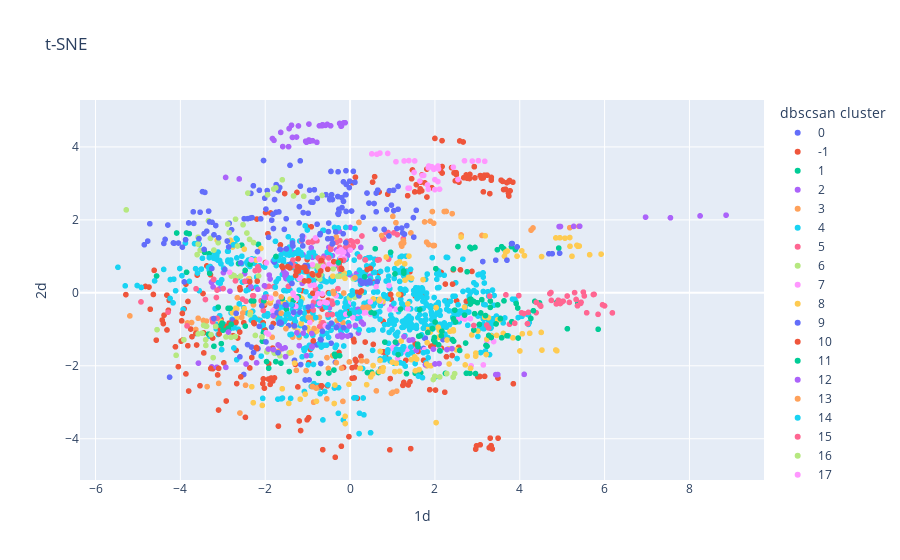

Here is the notebook cell this chart was saved with:
### Markdown cell above
### DBSCAN & PCA

### Code cell
db_cluster = DBSCAN(eps = 3, min_samples=5).fit_predict(X_PCA)
df["dbscsan cluster"] = db_cluster.astype("str")


fig = px.scatter(df, x="1d", y="2d", color="dbscsan cluster", title = "t-SNE")
# fig.update_layout(
#     title = "PCA",
#     paper_bgcolor="LightSteelBlue"
# )
fig.show()

# py.plot(fig, filename = "t-sne and kmeans.html")

### Figure 1 — Plotly figure (JSON) as saved in the notebook; plotly's stock layout.template omitted (floating-point values rounded to 4 significant figures; data arrays with more than 128 entries replaced by an {"elided": "..."} marker saying what was removed)
{"data": [{"hovertemplate": "dbscsan cluster=0<br>1d=%{x}<br>2d=%{y}<extra></extra>", "legendgroup": "0", "marker": {"color": "#636efa", "symbol": "circle"}, "mode": "markers", "name": "0", "showlegend": true, "type": "scattergl", "x": [-2.323, -2.171, -0.7821, -0.887, -1.163, -0.6888, -0.3458, 1.597, 1.613, 1.732, 1.462, 1.757, 1.773, 2.189, 1.106, -2.506, -0.9647, -1.059, -4.255], "xaxis": "x", "y": [-1.486, -1.527, -1.428, -1.416, -1.966, -1.937, -1.902, -1.506, -1.506, -1.524, -1.519, -1.242, -1.241, -1.281, -1.381, -2.239, -2.386, -2.389, -2.311], "yaxis": "y"}, {"hovertemplate": "dbscsan cluster=-1<br>1d=%{x}<br>2d=%{y}<extra></extra>", "legendgroup": "-1", "marker": {"color": "#EF553B", "symbol": "circle"}, "mode": "markers", "name": "-1", "showlegend": true, "type": "scattergl", "x": {"elided": "145 float values"}, "xaxis": "x", "y": {"elided": "145 float values"}, "yaxis": "y"}, {"hovertemplate": "dbscsan cluster=1<br>1d=%{x}<br>2d=%{y}<extra></extra>", "legendgroup": "1", "marker": {"color": "#00cc96", "symbol": "circle"}, "mode": "markers", "name": "1", "showlegend": true, "type": "scattergl", "x": [-2.161, -2.555, -2.161, -3.855, -4.088, -3.791, -3.43, -3.323, -4.561], "xaxis": "x", "y": [1.328, 1.308, 1.328, 1.641, 1.64, 1.619, 1.111, 1.069, 0.4614], "yaxis": "y"}, {"hovertemplate": "dbscsan cluster=2<br>1d=%{x}<br>2d=%{y}<extra></extra>", "legendgroup": "2", "marker": {"color": "#ab63fa", "symbol": "circle"}, "mode": "markers", "name": "2", "showlegend": true, "type": "scattergl", "x": [-3.23, -2.831, -1.635, -1.686, -0.7269, -0.4874, -0.4942, 0.9829, -0.02229, 0.7703, -0.444, -0.6754, -0.6737, -0.2288, 0.351, 0.1516, 0.4749, -0.002133, 0.0728, 0.2092, 0.2407, -0.2375, -0.05683, -0.4156, -0.1412, -0.9166, -0.6142, -0.4999, -0.2488, -0.9504, -0.8854, -1.11, -0.8912, -1.51, -1.886, -0.7216, 0.2539, -0.04738, 0.05725, -1.514, -1.593, -1.398, -0.8674, -0.2553, 0.005878, -0.3112, -0.346, -0.1404, -0.284, -0.32, -0.09316, -1.22, -1.809, -1.33], "xaxis": "x", "y": [0.1616, 0.04484, -0.2703, -0.2591, -0.3525, -0.4124, -0.3833, -0.3637, -0.3217, -0.2876, 0.4071, 0.4283, 0.3361, 0.5056, 0.5201, 0.5284, 0.4589, 0.4978, 0.4278, 0.4174, 0.4185, 0.9295, 1.023, 1.018, 0.9399, 1.234, 1.005, 1.246, 1.237, 1.056, 0.9729, 1.044, 0.9857, 0.3914, 0.3794, 0.9187, 1.245, 1.163, 1.244, 1.141, 1.162, 1.174, 1.405, 1.689, 1.792, 1.678, 1.759, 1.189, 1.177, 1.178, 1.191, 1.163, 0.8748, 1.094], "yaxis": "y"}, {"hovertemplate": "dbscsan cluster=3<br>1d=%{x}<br>2d=%{y}<extra></extra>", "legendgroup": "3", "marker": {"color": "#FFA15A", "symbol": "circle"}, "mode": "markers", "name": "3", "showlegend": true, "type": "scattergl", "x": [-1.076, -1.458, -1.362, -2.0, -1.882, -1.553, -2.276, -3.457, -3.581, -3.833, -3.737, -3.385, -3.636, -5.191, -0.9068, -0.7231, -0.5265, -0.1656, -0.6783, -0.3053, -0.9036, -1.835, -1.352, -1.2, -2.164, -1.947, -1.78], "xaxis": "x", "y": [-0.6919, -0.6911, -0.6807, -0.2782, -0.2801, -0.2697, -0.3302, -0.7578, -0.6966, -0.825, -0.8146, -0.7749, -1.005, -0.6321, -0.6648, -0.6735, -0.8845, -0.8206, -0.8223, -0.7599, -0.7352, -1.217, -1.213, -1.223, -0.7293, -0.637, -0.6463], "yaxis": "y"}, {"hovertemplate": "dbscsan cluster=4<br>1d=%{x}<br>2d=%{y}<extra></extra>", "legendgroup": "4", "marker": {"color": "#19d3f3", "symbol": "circle"}, "mode": "markers", "name": "4", "showlegend": true, "type": "scattergl", "x": {"elided": "595 float values"}, "xaxis": "x", "y": {"elided": "595 float values"}, "yaxis": "y"}, {"hovertemplate": "dbscsan cluster=5<br>1d=%{x}<br>2d=%{y}<extra></extra>", "legendgroup": "5", "marker": {"color": "#FF6692", "symbol": "circle"}, "mode": "markers", "name": "5", "showlegend": true, "type": "scattergl", "x": [-0.4306, -0.86, -0.6791, -0.4116, -2.893, -2.926, -2.816, -0.637, -0.7173, -0.6525, -0.4185, -0.5288, -0.8648, -3.236, -3.049, -1.8, -1.916, -1.455, -1.981, -1.792, -1.739, -2.045, -2.013, -1.951, -3.843, -2.453, -2.097], "xaxis": "x", "y": [-0.2271, -0.2587, -0.2585, -0.3077, -0.969, -0.9773, -0.8433, -0.8197, -0.9223, -0.913, -0.5948, -0.5985, -0.4724, -0.7943, -0.8541, 0.1669, 0.1761, 0.1779, 0.1667, -0.4708, -0.3893, -0.4821, -0.1331, -0.1147, -0.906, -0.2308, -0.2175], "yaxis": "y"}, {"hovertemplate": "dbscsan cluster=6<br>1d=%{x}<br>2d=%{y}<extra></extra>", "legendgroup": "6", "marker": {"color": "#B6E880", "symbol": "circle"}, "mode": "markers", "name": "6", "showlegend": true, "type": "scattergl", "x": [0.2507, -0.01587, 0.1137, -0.5515, -0.3977, -0.7824], "xaxis": "x", "y": [-0.02177, -0.1397, -0.121, 0.7279, 0.6605, 0.7351], "yaxis": "y"}, {"hovertemplate": "dbscsan cluster=7<br>1d=%{x}<br>2d=%{y}<extra></extra>", "legendgroup": "7", "marker": {"color": "#FF97FF", "symbol": "circle"}, "mode": "markers", "name": "7", "showlegend": true, "type": "scattergl", "x": [0.3286, 0.3131, 0.1781, 0.3618, 0.4767, 0.06335, -0.09896, -0.5825, -1.818, -1.485, -1.79, -1.373, -0.5429, -0.7179, -0.5987, 1.358, 0.9328, 1.367, 1.088], "xaxis": "x", "y": [-0.5506, -0.5305, -0.5643, -0.5423, -0.5845, -0.6776, -0.5883, -0.9032, -0.4919, -0.4396, -0.5302, -0.5965, -0.2731, -0.2862, -0.2529, -0.4349, -0.4558, -0.4361, -0.454], "yaxis": "y"}, {"hovertemplate": "dbscsan cluster=8<br>1d=%{x}<br>2d=%{y}<extra></extra>", "legendgroup": "8", "marker": {"color": "#FECB52", "symbol": "circle"}, "mode": "markers", "name": "8", "showlegend": true, "type": "scattergl", "x": [-2.672, -3.054, -2.695, -2.669, -2.774, -2.347, -2.495, -1.132, -1.569, -1.15, -1.315, -0.9464, -0.7871, -1.232, -0.4068, -0.137, -0.2372, -0.9961, -1.187, -1.414, -1.144, -1.865, 0.5466, 0.6949, 0.7754], "xaxis": "x", "y": [-0.6926, -0.7846, -0.4226, -0.4395, -0.5421, -0.5375, -0.4358, -0.1682, -0.2611, -0.8409, -0.9334, -1.062, -1.049, -1.051, 0.4572, 0.5382, 0.4551, -0.9595, -0.111, -0.1704, -0.1513, -0.2052, -0.1673, -0.2191, -0.24], "yaxis": "y"}, {"hovertemplate": "dbscsan cluster=9<br>1d=%{x}<br>2d=%{y}<extra></extra>", "legendgroup": "9", "marker": {"color": "#636efa", "symbol": "circle"}, "mode": "markers", "name": "9", "showlegend": true, "type": "scattergl", "x": [0.007706, -0.5184, -0.1511, -1.07, -2.77, -0.6509, -0.6974, -0.6847], "xaxis": "x", "y": [-1.165, -0.9374, -0.955, -0.9625, -0.7476, -1.055, -1.275, -1.286], "yaxis": "y"}, {"hovertemplate": "dbscsan cluster=10<br>1d=%{x}<br>2d=%{y}<extra></extra>", "legendgroup": "10", "marker": {"color": "#EF553B", "symbol": "circle"}, "mode": "markers", "name": "10", "showlegend": true, "type": "scattergl", "x": [-2.506, -2.273, -2.689, -2.85, -2.6, -2.025, -2.05, -3.019, -2.258, -2.007, -2.647, -4.048, -3.122, -3.454, -3.633, -4.117, -3.617, -3.824, -3.97, -4.428, -3.054, -2.954, -3.24, -3.94, -4.568, -3.953, -4.401, -4.316, -3.982, -3.726, -3.447, -3.087, -2.756], "xaxis": "x", "y": [-0.8192, -0.8192, -0.8104, -0.8302, -1.075, -1.071, -0.8207, -0.8443, -0.8421, -1.017, -1.238, -2.024, -2.251, -1.096, -1.108, -1.479, -1.429, -1.449, -0.7671, -0.7449, -1.002, -0.9192, -1.24, -1.291, -1.297, -0.5635, -0.8431, -1.018, -1.324, -1.201, -1.647, -1.127, -1.174], "yaxis": "y"}, {"hovertemplate": "dbscsan cluster=11<br>1d=%{x}<br>2d=%{y}<extra></extra>", "legendgroup": "11", "marker": {"color": "#00cc96", "symbol": "circle"}, "mode": "markers", "name": "11", "showlegend": true, "type": "scattergl", "x": [-2.995, -2.872, -2.066, -2.041, 0.5663, 1.188, 0.4947, -0.01106, -2.27, -2.037, -2.326, -2.828, -3.108, -2.875, -3.036, -3.209, -3.047, -2.47, -3.338, -3.017, -3.017, -2.8, -1.222, -1.5, -1.341, -1.596], "xaxis": "x", "y": [-1.022, -0.974, -1.326, -1.094, -0.557, -0.4426, -0.5373, -0.568, -0.2221, -0.2221, -0.2225, -0.4219, -0.3927, -0.4235, -1.393, -1.463, -0.8911, -0.9109, -1.131, -0.8295, -0.8603, -0.8608, -0.1031, -0.452, -0.2153, -0.156], "yaxis": "y"}, {"hovertemplate": "dbscsan cluster=12<br>1d=%{x}<br>2d=%{y}<extra></extra>", "legendgroup": "12", "marker": {"color": "#ab63fa", "symbol": "circle"}, "mode": "markers", "name": "12", "showlegend": true, "type": "scattergl", "x": [-0.8929, -0.8988, -1.198, 0.3136, -0.0208, 0.2648, -0.1614, -0.2172, -0.2892, -0.05649, -3.14, -3.261, -1.102, -1.254, -0.9023, -2.928, -3.574, -2.204, -2.452], "xaxis": "x", "y": [-1.482, -1.469, -1.448, -0.8538, -0.9102, -0.7978, -1.175, -1.154, -1.186, -1.186, -2.04, -2.029, -1.104, -1.095, -1.113, -2.043, -1.927, -1.919, -1.95], "yaxis": "y"}, {"hovertemplate": "dbscsan cluster=13<br>1d=%{x}<br>2d=%{y}<extra></extra>", "legendgroup": "13", "marker": {"color": "#FFA15A", "symbol": "circle"}, "mode": "markers", "name": "13", "showlegend": true, "type": "scattergl", "x": [-0.1997, -0.5129, 0.3923, 0.2717, -0.01713, -0.3245, -0.408, -0.5446, 0.7386, -0.7782, -1.743, -1.677, -1.036, -1.267], "xaxis": "x", "y": [-2.062, -2.072, -1.873, -1.862, -1.894, -1.916, -1.721, -1.776, -2.074, -2.606, -1.613, -1.597, -2.132, -2.125], "yaxis": "y"}, {"hovertemplate": "dbscsan cluster=14<br>1d=%{x}<br>2d=%{y}<extra></extra>", "legendgroup": "14", "marker": {"color": "#19d3f3", "symbol": "circle"}, "mode": "markers", "name": "14", "showlegend": true, "type": "scattergl", "x": [-2.401, -1.762, -2.212, -0.937, -0.839, -1.66, -1.41, -1.029, -1.122], "xaxis": "x", "y": [0.08427, 0.155, 0.1554, -0.08301, -0.09613, -0.6261, -0.6912, -0.7484, -0.7132], "yaxis": "y"}, {"hovertemplate": "dbscsan cluster=15<br>1d=%{x}<br>2d=%{y}<extra></extra>", "legendgroup": "15", "marker": {"color": "#FF6692", "symbol": "circle"}, "mode": "markers", "name": "15", "showlegend": true, "type": "scattergl", "x": [3.223, 4.182, 3.759, 3.265, 4.385, 4.201, 4.098, 4.042], "xaxis": "x", "y": [-0.8839, -0.8457, -0.8593, -0.9622, -0.5436, -0.5348, -0.5676, -0.5473], "yaxis": "y"}, {"hovertemplate": "dbscsan cluster=16<br>1d=%{x}<br>2d=%{y}<extra></extra>", "legendgroup": "16", "marker": {"color": "#B6E880", "symbol": "circle"}, "mode": "markers", "name": "16", "showlegend": true, "type": "scattergl", "x": [-4.55, -3.453, -3.168, -3.384, -3.399, -2.36, -3.228, -1.79, -1.436, -3.405, -3.917, -3.399, -2.925, -2.804, -1.432, -1.655, -1.777, -4.1, -3.582, -3.489, -3.278, -1.962, -1.95, -1.813, -2.233, -2.707, -2.077], "xaxis": "x", "y": [-1.01, -0.8904, -0.9213, -0.9158, -0.9163, -0.6034, -1.777, -1.645, -1.656, -1.285, -1.287, -1.442, -1.208, -1.219, -1.647, -1.727, -1.658, -1.711, -1.126, -1.105, -1.146, -1.621, -1.57, -1.58, -1.167, -1.197, -1.209], "yaxis": "y"}, {"hovertemplate": "dbscsan cluster=17<br>1d=%{x}<br>2d=%{y}<extra></extra>", "legendgroup": "17", "marker": {"color": "#FF97FF", "symbol": "circle"}, "mode": "markers", "name": "17", "showlegend": true, "type": "scattergl", "x": [2.854, 3.142, 2.104, 1.755, 1.12, 1.443, 1.399, 1.525, 1.359, 1.235, 1.34, 1.017, 0.9925, 3.225, 2.401, 3.384, 2.533, 2.836, 2.708, 2.638], "xaxis": "x", "y": [-2.001, -1.977, -1.541, -1.56, -1.804, -1.591, -1.519, -1.578, -1.561, -1.628, -1.639, -1.496, -1.526, -1.347, -1.286, -1.334, -0.7322, -0.7077, -0.7191, -0.6921], "yaxis": "y"}, {"hovertemplate": "dbscsan cluster=18<br>1d=%{x}<br>2d=%{y}<extra></extra>", "legendgroup": "18", "marker": {"color": "#FECB52", "symbol": "circle"}, "mode": "markers", "name": "18", "showlegend": true, "type": "scattergl", "x": [-2.771, -2.101, -2.495, -2.821, -3.132, -2.791, -2.689, -2.385, -1.763, -2.212], "xaxis": "x", "y": [1.255, 1.217, 1.197, 1.441, 1.438, 1.376, 0.4083, 0.3887, 0.8976, 0.898], "yaxis": "y"}, {"hovertemplate": "dbscsan cluster=19<br>1d=%{x}<br>2d=%{y}<extra></extra>", "legendgroup": "19", "marker": {"color": "#636efa", "symbol": "circle"}, "mode": "markers", "name": "19", "showlegend": true, "type": "scattergl", "x": [-2.416, -1.699, -1.31, -0.4474, -2.275, -2.597], "xaxis": "x", "y": [-1.418, -1.641, -1.851, -1.381, -1.636, -1.754], "yaxis": "y"}, {"hovertemplate": "dbscsan cluster=20<br>1d=%{x}<br>2d=%{y}<extra></extra>", "legendgroup": "20", "marker": {"color": "#EF553B", "symbol": "circle"}, "mode": "markers", "name": "20", "showlegend": true, "type": "scattergl", "x": [-3.097, -3.284, -1.923, -2.576, -1.781, -1.86, -3.869, -2.044, -0.6683, -0.8766, -0.6841, -2.057, -1.883, -1.82, 1.412, 1.246, 1.267, 1.374], "xaxis": "x", "y": [-2.07, -2.073, -2.364, -2.305, -2.333, -2.335, -2.222, -2.358, -2.549, -2.571, -2.55, -2.487, -2.509, -2.415, -2.437, -2.537, -2.456, -2.525], "yaxis": "y"}, {"hovertemplate": "dbscsan cluster=21<br>1d=%{x}<br>2d=%{y}<extra></extra>", "legendgroup": "21", "marker": {"color": "#00cc96", "symbol": "circle"}, "mode": "markers", "name": "21", "showlegend": true, "type": "scattergl", "x": [-1.968, -1.629, -1.752, -0.7438, -0.4981, -1.919, -0.2464, -0.3444, -0.3662, -1.434, -0.3801, 0.4092, 0.6689, 0.5055, 1.664, 1.33, 1.537, 2.741, 2.825, 2.956, 2.249], "xaxis": "x", "y": [-1.885, -1.926, -1.885, -2.207, -2.197, -2.067, -1.722, -1.739, -1.68, -2.158, -2.116, -2.186, -2.183, -2.176, -2.192, -2.217, -2.203, -2.205, -2.204, -2.213, -2.208], "yaxis": "y"}, {"hovertemplate": "dbscsan cluster=22<br>1d=%{x}<br>2d=%{y}<extra></extra>", "legendgroup": "22", "marker": {"color": "#ab63fa", "symbol": "circle"}, "mode": "markers", "name": "22", "showlegend": true, "type": "scattergl", "x": [-1.506, -1.905, -1.565, -2.017, -2.337, -2.419, -2.487, -0.8643, -1.536, -1.129, -0.6963, -2.984, -3.08, -3.229, -3.266, -2.02, -2.174, -2.868, -1.814, 0.1856, 0.1973, -0.2808, 0.1252, -0.8961], "xaxis": "x", "y": [0.5216, 0.4867, 0.5922, 0.1948, 0.1625, 0.3174, 0.5226, 0.487, 0.4728, 0.2617, 0.4777, 0.5535, 0.1081, 0.3375, 0.2878, -0.127, 0.09644, -1.074, -0.6242, -0.4518, -1.1, -0.8998, -0.8939, -0.3613], "yaxis": "y"}, {"hovertemplate": "dbscsan cluster=23<br>1d=%{x}<br>2d=%{y}<extra></extra>", "legendgroup": "23", "marker": {"color": "#FFA15A", "symbol": "circle"}, "mode": "markers", "name": "23", "showlegend": true, "type": "scattergl", "x": [-2.658], "xaxis": "x", "y": [-0.1339], "yaxis": "y"}, {"hovertemplate": "dbscsan cluster=24<br>1d=%{x}<br>2d=%{y}<extra></extra>", "legendgroup": "24", "marker": {"color": "#19d3f3", "symbol": "circle"}, "mode": "markers", "name": "24", "showlegend": true, "type": "scattergl", "x": [1.819, 1.365, 1.051, 0.8828, 1.433, 1.093, 1.265, 1.249, -0.616, -0.3203, -0.5529, 1.187, 1.302, 1.09, 1.464, 1.728, 1.448, 1.193, 1.79, 1.254, 1.534, 1.039, -0.8627, -0.9905, 0.8917, 1.172, 1.236, 0.5313, 0.4448, 0.2139, 0.5411, 0.7721, 0.9268, 0.9459, 0.7832, 0.7116, -1.13, 2.01, 1.611, 1.707], "xaxis": "x", "y": [-1.62, -1.692, -1.645, -1.635, -1.486, -1.54, -1.477, -1.477, -1.437, -1.435, -1.435, -1.919, -2.009, -1.929, -1.642, -1.641, -1.642, -1.665, -1.916, -1.941, -1.939, -1.933, -1.963, -1.975, -1.565, -1.563, -1.554, -1.577, -1.022, -1.014, -1.011, -1.018, -1.819, -1.868, -1.831, -1.811, -1.754, -2.301, -2.284, -2.325], "yaxis": "y"}, {"hovertemplate": "dbscsan cluster=25<br>1d=%{x}<br>2d=%{y}<extra></extra>", "legendgroup": "25", "marker": {"color": "#FF6692", "symbol": "circle"}, "mode": "markers", "name": "25", "showlegend": true, "type": "scattergl", "x": [-3.248, -3.134, -2.293, -2.277, -4.291, -3.151, -3.409, -2.536, -4.928], "xaxis": "x", "y": [-0.7156, -0.6974, -0.0808, -0.08027, -0.5312, -0.1274, -0.1834, -0.1702, -0.2486], "yaxis": "y"}, {"hovertemplate": "dbscsan cluster=26<br>1d=%{x}<br>2d=%{y}<extra></extra>", "legendgroup": "26", "marker": {"color": "#B6E880", "symbol": "circle"}, "mode": "markers", "name": "26", "showlegend": true, "type": "scattergl", "x": [1.962, 2.429, 2.114, 2.464, 1.995, 2.279], "xaxis": "x", "y": [-2.375, -2.31, -2.306, -2.215, -2.287, -2.213], "yaxis": "y"}, {"hovertemplate": "dbscsan cluster=27<br>1d=%{x}<br>2d=%{y}<extra></extra>", "legendgroup": "27", "marker": {"color": "#FF97FF", "symbol": "circle"}, "mode": "markers", "name": "27", "showlegend": true, "type": "scattergl", "x": [-0.8225, -0.6559, -1.262, -1.28, -1.974, -1.923, -0.9495], "xaxis": "x", "y": [-0.1284, -0.02866, -0.1425, -0.3728, -1.095, -1.132, -0.8114], "yaxis": "y"}, {"hovertemplate": "dbscsan cluster=28<br>1d=%{x}<br>2d=%{y}<extra></extra>", "legendgroup": "28", "marker": {"color": "#FECB52", "symbol": "circle"}, "mode": "markers", "name": "28", "showlegend": true, "type": "scattergl", "x": [1.809, 1.903, 2.87, 2.084, 2.151, 0.7108, 2.32, 2.966, 2.508, 2.761, 2.962, 3.209, 3.527, 3.48, 3.172, 3.262, 4.235, 3.612, 4.506, 4.06, 1.816, 2.285, 1.206, 4.523, 4.875, 4.003, 4.85, 2.116, 1.887, 1.828, 2.431, 2.077, 2.102, 3.224, 3.454, 3.326, 3.84, 3.01, 2.436, 2.355], "xaxis": "x", "y": [-2.003, -2.0, -1.155, -1.215, -1.14, -1.605, -1.535, -1.651, -1.564, -1.735, -1.736, -1.691, -0.736, -0.7376, -0.6676, -0.6796, -1.108, -1.114, -1.085, -1.121, -1.366, -1.293, -1.32, -1.57, -1.588, -1.594, -1.566, -1.028, -1.078, -1.008, -1.011, -0.9427, -1.022, -1.268, -1.167, -1.178, -1.234, -1.048, -1.044, -1.054], "yaxis": "y"}, {"hovertemplate": "dbscsan cluster=29<br>1d=%{x}<br>2d=%{y}<extra></extra>", "legendgroup": "29", "marker": {"color": "#636efa", "symbol": "circle"}, "mode": "markers", "name": "29", "showlegend": true, "type": "scattergl", "x": [-3.91, -1.786, -1.369, 0.3611, 0.6383, 0.3594, 0.2101, 0.4576, 0.2407, 0.4759, 0.3656, 0.2851], "xaxis": "x", "y": [0.2999, 0.842, 0.257, 0.2952, 0.3058, 0.2879, -0.08341, 0.3263, 0.3268, 0.2719, 0.2682, 0.2584], "yaxis": "y"}, {"hovertemplate": "dbscsan cluster=30<br>1d=%{x}<br>2d=%{y}<extra></extra>", "legendgroup": "30", "marker": {"color": "#EF553B", "symbol": "circle"}, "mode": "markers", "name": "30", "showlegend": true, "type": "scattergl", "x": [0.2674, 0.9564, 1.197, -0.8792, 0.232, 2.874, 2.601, 2.432, 2.247, 2.416], "xaxis": "x", "y": [0.05177, -0.04253, -0.05502, -0.01108, 0.01727, 0.5873, 0.6295, 0.6316, 0.2411, 0.239], "yaxis": "y"}, {"hovertemplate": "dbscsan cluster=31<br>1d=%{x}<br>2d=%{y}<extra></extra>", "legendgroup": "31", "marker": {"color": "#00cc96", "symbol": "circle"}, "mode": "markers", "name": "31", "showlegend": true, "type": "scattergl", "x": [-3.31, -2.629, -2.356, -3.854, -2.474], "xaxis": "x", "y": [0.5348, 0.8028, 0.7821, 0.5644, 0.6156], "yaxis": "y"}, {"hovertemplate": "dbscsan cluster=32<br>1d=%{x}<br>2d=%{y}<extra></extra>", "legendgroup": "32", "marker": {"color": "#ab63fa", "symbol": "circle"}, "mode": "markers", "name": "32", "showlegend": true, "type": "scattergl", "x": [-1.696, -1.671, -1.532, -0.1917, 1.271, 1.474, 1.393, -1.52, -1.025, -1.806, -1.925, -1.596, 2.098, 2.001, 1.777, 4.105, 3.482, 3.434, 2.284, 1.563, 1.962, 2.402], "xaxis": "x", "y": [-1.426, -1.447, -1.508, -1.21, -1.199, -1.289, -1.299, -1.749, -1.724, -1.558, -1.54, -1.53, -1.94, -1.95, -1.972, -2.234, -2.24, -2.241, -1.555, -1.578, -1.543, -1.529], "yaxis": "y"}, {"hovertemplate": "dbscsan cluster=33<br>1d=%{x}<br>2d=%{y}<extra></extra>", "legendgroup": "33", "marker": {"color": "#FFA15A", "symbol": "circle"}, "mode": "markers", "name": "33", "showlegend": true, "type": "scattergl", "x": [-3.097, -2.596, -0.7993, -0.8884, -0.8579, -0.8579, -0.548, -0.1685, -3.369, -2.464, 1.005, 0.6203, 1.1, 0.9751], "xaxis": "x", "y": [-2.482, -3.294, -2.612, -2.569, -2.997, -2.997, -2.906, -2.975, -2.57, -2.532, -2.728, -2.687, -2.694, -2.756], "yaxis": "y"}, {"hovertemplate": "dbscsan cluster=34<br>1d=%{x}<br>2d=%{y}<extra></extra>", "legendgroup": "34", "marker": {"color": "#19d3f3", "symbol": "circle"}, "mode": "markers", "name": "34", "showlegend": true, "type": "scattergl", "x": [-1.666, -1.569, -1.784, -1.101, -1.055, -1.246, -1.214, -1.14, -1.196, -1.355, -1.436, -0.8607, -0.6438, -0.7655, -1.255, -0.8667, -0.5062, -0.5394, -1.46, -1.514, 0.5119, 0.5468, 0.7165, -2.048, 1.565, 1.727, 1.405, 1.948], "xaxis": "x", "y": [0.8997, 0.9101, 0.9178, 0.5852, 0.5795, 0.5659, 0.5523, 1.037, 1.058, 1.045, 1.035, 0.3372, 0.3367, 0.4713, 1.077, 1.11, 1.121, 1.113, -0.5745, -0.5984, -0.3165, -0.3511, -0.3531, -0.8853, -0.9744, -0.9709, -1.01, -0.9914], "yaxis": "y"}, {"hovertemplate": "dbscsan cluster=37<br>1d=%{x}<br>2d=%{y}<extra></extra>", "legendgroup": "37", "marker": {"color": "#FF6692", "symbol": "circle"}, "mode": "markers", "name": "37", "showlegend": true, "type": "scattergl", "x": [-0.8143, -0.2859, 0.01717, 0.06004, 0.1721, -0.2412, -0.07741, -0.3172, -0.4505, -0.4561, -0.2452, -0.7812, -0.8892, -0.4178, 0.07773, -0.03706, -0.09733, -1.143, -0.9809, -0.8688, 1.255, 0.28, 0.7955, 0.7729, -0.6935, -0.6448, -2.237, -2.154, 0.8959, 1.114, 1.032, 0.8486], "xaxis": "x", "y": [0.1134, 0.1156, 1.426, 1.396, 1.407, 1.431, 1.411, 1.389, 1.269, 1.189, 1.248, 1.426, 1.395, 1.336, 1.277, 1.276, 1.264, 1.431, 1.385, 1.426, 1.485, 1.559, 1.472, 1.5, 0.8528, 0.8102, 0.61, 0.6243, 1.654, 1.596, 1.644, 1.652], "yaxis": "y"}, {"hovertemplate": "dbscsan cluster=35<br>1d=%{x}<br>2d=%{y}<extra></extra>", "legendgroup": "35", "marker": {"color": "#B6E880", "symbol": "circle"}, "mode": "markers", "name": "35", "showlegend": true, "type": "scattergl", "x": [-0.1488, -0.2924, 0.07823, -2.699, -2.158, -0.6615, -0.7387, -0.8784, -2.733, -2.58, -2.797, -2.773, -0.6914, -0.7809, -0.7134, -1.18], "xaxis": "x", "y": [0.4649, 0.4529, 0.385, 0.4166, 0.4629, 0.7393, 0.6791, 0.7398, 0.4703, 0.4605, 0.461, 0.4911, 0.5006, 0.4611, 0.3779, 0.3706], "yaxis": "y"}, {"hovertemplate": "dbscsan cluster=36<br>1d=%{x}<br>2d=%{y}<extra></extra>", "legendgroup": "36", "marker": {"color": "#FF97FF", "symbol": "circle"}, "mode": "markers", "name": "36", "showlegend": true, "type": "scattergl", "x": [-2.328, -2.138, -0.2138, -0.1579, -0.1264, -0.336, -0.4953, -0.4791, -1.095, -0.8149, -0.399, -0.8872, -0.6284, -0.2114, -0.236, 0.003811, -0.1495, -0.1968, -0.2859], "xaxis": "x", "y": [0.9042, 0.9178, 0.9633, 0.9431, 0.9441, 0.794, 0.7815, 1.486, 1.534, 1.505, 0.7984, 0.7754, 0.7173, 1.179, 1.149, 1.171, 1.115, 1.114, 1.126], "yaxis": "y"}, {"hovertemplate": "dbscsan cluster=38<br>1d=%{x}<br>2d=%{y}<extra></extra>", "legendgroup": "38", "marker": {"color": "#FECB52", "symbol": "circle"}, "mode": "markers", "name": "38", "showlegend": true, "type": "scattergl", "x": [0.4874, 0.7812, 0.5425, 1.525, 1.443, 1.57, 0.7059, 1.09, 0.9968, 1.168, 1.807, 2.84, 2.714, 2.335, 0.6892, 0.7697, 0.5314, 1.055, 0.2344, 0.2427, 1.627, 1.54, -1.389, -1.307, -2.282, -2.069, -2.317, -1.059, -0.3576, 0.3912, -0.02513, 2.028, -0.1137, -0.1158, -1.599, -0.3739, -1.445, -0.7919, -1.176], "xaxis": "x", "y": [-2.304, -2.052, -1.993, -1.754, -1.829, -1.818, -1.853, -1.932, -1.899, -2.151, -1.953, -2.068, -1.976, -1.951, -2.157, -2.147, -2.227, -2.161, -2.069, -2.07, -2.103, -2.136, -1.637, -1.926, -3.012, -3.085, -2.573, -2.777, -2.528, -2.517, -2.508, -3.557, -3.584, -3.385, -2.629, -3.033, -3.031, -2.974, -2.916], "yaxis": "y"}, {"hovertemplate": "dbscsan cluster=39<br>1d=%{x}<br>2d=%{y}<extra></extra>", "legendgroup": "39", "marker": {"color": "#636efa", "symbol": "circle"}, "mode": "markers", "name": "39", "showlegend": true, "type": "scattergl", "x": [-1.328, -1.182, -1.72, -1.449, -1.312, -1.982], "xaxis": "x", "y": [-0.5348, -0.5319, -0.5474, -0.8969, -0.9073, -1.347], "yaxis": "y"}, {"hovertemplate": "dbscsan cluster=40<br>1d=%{x}<br>2d=%{y}<extra></extra>", "legendgroup": "40", "marker": {"color": "#EF553B", "symbol": "circle"}, "mode": "markers", "name": "40", "showlegend": true, "type": "scattergl", "x": [1.763, 1.452, 1.669, 3.328, 3.76, 3.56, 2.566, 3.744, 3.734, 3.294, 2.928, 2.393, 2.928, 2.169, 2.736, 1.697, 2.505, 0.5787, 1.562, 1.654, 1.927, 2.816, 3.229, 3.07, 3.166, 3.097, 2.681, 2.943, 3.128, 3.596, 3.694, 3.838, 3.733, 3.139, 2.763, 2.48, 3.33, 3.142, 3.619, 3.772, 3.668, 0.06021, 0.531, 1.471, 1.809, 2.138, 0.1264, -1.252, -1.541, 1.812, 1.357, 1.689, 1.635, 2.666, 2.168, 2.584, 2.0, 2.171, 2.5, 2.451, 2.825, 0.6851, 1.525, 0.8878], "xaxis": "x", "y": [3.014, 3.128, 3.034, 3.088, 3.08, 3.088, 3.034, 2.655, 2.734, 2.72, 3.457, 3.433, 3.457, 3.462, 3.232, 3.235, 3.239, 3.184, 2.965, 2.852, 2.882, 3.134, 3.227, 3.214, 3.225, 3.148, 3.157, 3.15, 3.149, 3.055, 3.021, 3.033, 3.044, 3.151, 3.139, 3.071, 3.165, 2.769, 2.83, 2.797, 2.839, 3.019, 3.034, 3.369, 3.392, 3.338, 3.17, 2.752, 2.721, 2.626, 2.663, 2.798, 2.774, 4.135, 4.172, 4.163, 4.233, 3.285, 3.295, 3.286, 3.246, 2.763, 2.768, 2.705], "yaxis": "y"}, {"hovertemplate": "dbscsan cluster=41<br>1d=%{x}<br>2d=%{y}<extra></extra>", "legendgroup": "41", "marker": {"color": "#00cc96", "symbol": "circle"}, "mode": "markers", "name": "41", "showlegend": true, "type": "scattergl", "x": [2.15, 1.651, 1.94, 1.617, 1.068, 0.8194, 1.592, 1.833, 2.005, 2.486, 2.088, 1.988, 2.165, 2.412, 1.972, 3.573, 3.7, 3.268, 3.329, 1.134, 1.6, 2.584, 2.115, 3.229, 3.204, 2.723, 2.442, 2.001, 5.122, 3.963, 5.848, 3.192, 2.699, 2.438, 4.875, 5.367, 3.916, 4.465, 3.106, 2.828, 2.826, 2.834, 3.307, 3.479, 3.545, 4.262, 2.916, 1.641, 3.305, 3.952, 4.321, 3.049, 3.441, 3.814, 2.936, 3.081, 3.0, 2.918, 2.854, 3.628, 2.469, 4.354], "xaxis": "x", "y": [-1.175, -1.18, -0.9778, -1.188, -1.35, -1.351, -1.407, -1.086, -0.7999, -0.7992, -1.425, -1.224, -1.052, -1.281, -1.295, -1.231, -1.176, -1.168, -1.224, -1.694, -1.471, -1.579, -1.587, -1.462, -1.441, -1.377, -1.324, -1.346, -0.9844, -1.239, -0.9977, -0.623, -0.6096, -0.7125, -0.256, -0.2766, -0.2942, -0.2763, -0.1868, -0.1812, -0.1884, -0.3064, -0.2258, -0.3296, -0.7098, -0.7012, -1.019, -0.4599, -0.3992, -0.4151, -0.4903, -0.8659, -0.8534, -0.791, -0.571, -0.5517, -0.2703, -0.236, -0.1805, -0.2197, -0.4738, -0.233], "yaxis": "y"}, {"hovertemplate": "dbscsan cluster=42<br>1d=%{x}<br>2d=%{y}<extra></extra>", "legendgroup": "42", "marker": {"color": "#ab63fa", "symbol": "circle"}, "mode": "markers", "name": "42", "showlegend": true, "type": "scattergl", "x": [-1.588, -1.45, -0.8845, -0.9719, -1.029, -1.047, -0.7825, -0.9432, -1.794, -1.829, -1.381, -1.438, -1.217, -0.1481, -0.2027, -0.2461, -0.1166, -2.613, -2.934, -0.97, -0.6499, -0.5379, -0.2129, -0.7225, -0.6595, -0.4583, -0.579, -1.262, -1.359, -1.635], "xaxis": "x", "y": [4.01, 4.007, 4.17, 4.189, 4.128, 4.156, 4.127, 4.158, 4.181, 4.23, 4.594, 4.502, 4.574, 4.662, 4.573, 4.644, 4.663, 3.121, 3.164, 4.626, 4.607, 4.618, 4.569, 4.578, 4.58, 4.579, 4.59, 4.272, 4.261, 4.398], "yaxis": "y"}, {"hovertemplate": "dbscsan cluster=43<br>1d=%{x}<br>2d=%{y}<extra></extra>", "legendgroup": "43", "marker": {"color": "#FFA15A", "symbol": "circle"}, "mode": "markers", "name": "43", "showlegend": true, "type": "scattergl", "x": [1.987, 1.221, 1.955, 1.971, 1.081, 1.757, 0.2091, 1.971, 1.891, 1.008, 1.805, 1.85, 4.267, 5.179, 5.393, 4.312, 0.1164, 1.258, 1.262, 1.203, -0.3251, 0.7442, 1.434, 3.11, 2.617, 2.268, 2.407, 2.22, 1.941], "xaxis": "x", "y": [1.298, 1.281, 1.297, 1.298, 1.921, 1.943, 1.93, 1.909, 1.964, 2.096, 1.389, 1.325, 1.719, 1.786, 1.823, 1.779, 0.4166, 1.432, 1.366, 1.344, 1.529, 1.571, 1.642, 1.573, 1.586, 2.232, 2.171, 2.23, 2.228], "yaxis": "y"}, {"hovertemplate": "dbscsan cluster=44<br>1d=%{x}<br>2d=%{y}<extra></extra>", "legendgroup": "44", "marker": {"color": "#19d3f3", "symbol": "circle"}, "mode": "markers", "name": "44", "showlegend": true, "type": "scattergl", "x": [-4.393, -4.015, -2.751, -2.702, -3.48, -3.216, -3.666, -3.553, -3.596, -3.112, -2.888, -2.872, -3.505, -3.642], "xaxis": "x", "y": [0.6425, 0.667, 1.314, 1.322, 0.9486, 0.9497, 1.349, 1.325, 0.5435, 1.118, 1.14, 1.14, 0.6521, 0.6624], "yaxis": "y"}, {"hovertemplate": "dbscsan cluster=45<br>1d=%{x}<br>2d=%{y}<extra></extra>", "legendgroup": "45", "marker": {"color": "#FF6692", "symbol": "circle"}, "mode": "markers", "name": "45", "showlegend": true, "type": "scattergl", "x": [-0.2563, -0.646, -0.7509, -0.5025, -3.136, -2.479, -3.213, -0.1532, 0.3611, -0.2395, -1.346, -2.701, -2.992, 0.9067, 0.6511, 0.2246, 0.6843, -1.356, -2.173, -1.324, -3.631], "xaxis": "x", "y": [0.7278, 0.9449, 0.9563, 0.9569, 0.07593, 0.3138, 0.3682, 0.8921, 0.901, 0.6429, 0.8981, 0.328, 0.1185, 0.921, 0.8981, 0.9863, 0.9064, 0.7449, 0.7115, 0.746, 0.1112], "yaxis": "y"}, {"hovertemplate": "dbscsan cluster=46<br>1d=%{x}<br>2d=%{y}<extra></extra>", "legendgroup": "46", "marker": {"color": "#B6E880", "symbol": "circle"}, "mode": "markers", "name": "46", "showlegend": true, "type": "scattergl", "x": [-3.21, -2.369, -3.535, -3.605, -3.291, -3.583, -3.582, -3.109, -2.276, -3.338, -2.7, -2.882], "xaxis": "x", "y": [1.173, 1.465, 1.167, 1.047, 1.494, 1.525, 1.335, 1.375, 1.378, 1.978, 2.018, 1.427], "yaxis": "y"}, {"hovertemplate": "dbscsan cluster=47<br>1d=%{x}<br>2d=%{y}<extra></extra>", "legendgroup": "47", "marker": {"color": "#FF97FF", "symbol": "circle"}, "mode": "markers", "name": "47", "showlegend": true, "type": "scattergl", "x": [-1.871, -1.335, 0.6142, 0.9188, -2.842, -1.972, -0.8429, -0.9375, -0.04297, -0.3278, -1.202, -1.164, -1.345, -0.7607, 0.4768, 0.7166], "xaxis": "x", "y": [-0.1451, -0.05571, 0.1688, 0.2006, 0.5646, 0.8203, 0.2122, 0.209, -0.2841, -0.07841, 0.3957, 0.4191, -0.005658, -0.0237, -0.2483, -0.2259], "yaxis": "y"}, {"hovertemplate": "dbscsan cluster=48<br>1d=%{x}<br>2d=%{y}<extra></extra>", "legendgroup": "48", "marker": {"color": "#FECB52", "symbol": "circle"}, "mode": "markers", "name": "48", "showlegend": true, "type": "scattergl", "x": [2.7, 2.028, 1.143, 0.6835, 1.387, 0.8518, 1.297, 1.72, 0.7013, 1.45, 1.378, -0.1197, 1.362, 1.166, 1.104, 1.288], "xaxis": "x", "y": [-0.3912, -0.4054, -0.04344, -0.2098, 1.006, 0.9816, 0.3475, 0.3612, -0.1753, 0.4033, 0.4231, 0.3972, -0.3014, 0.8516, 0.8053, 0.7965], "yaxis": "y"}, {"hovertemplate": "dbscsan cluster=49<br>1d=%{x}<br>2d=%{y}<extra></extra>", "legendgroup": "49", "marker": {"color": "#636efa", "symbol": "circle"}, "mode": "markers", "name": "49", "showlegend": true, "type": "scattergl", "x": {"elided": "159 float values"}, "xaxis": "x", "y": {"elided": "159 float values"}, "yaxis": "y"}, {"hovertemplate": "dbscsan cluster=50<br>1d=%{x}<br>2d=%{y}<extra></extra>", "legendgroup": "50", "marker": {"color": "#EF553B", "symbol": "circle"}, "mode": "markers", "name": "50", "showlegend": true, "type": "scattergl", "x": [0.4765, -0.2057, -0.1971, 0.4046, -1.099, -1.195, -1.067, -0.7374, -1.283, -0.8738, -1.268, -1.036, -1.42, -1.225, -1.588, -1.073, -0.9788, -0.8946, -2.363, -2.188, -1.47, -1.237, -1.606, -1.219, -1.019, -0.6905, -0.2286, -0.5265, -0.6764, -0.3843], "xaxis": "x", "y": [0.6692, 0.6696, 0.6478, 0.6375, 0.6971, 0.6867, 0.6981, 0.4871, 0.4771, 0.4975, 0.593, 0.5931, 0.6831, 0.9336, 0.6924, 0.3253, 0.3284, 0.5238, 0.3061, 0.3191, 0.7199, 0.72, 0.7303, 0.5978, 0.5896, 0.6, 0.8779, 0.646, 0.8856, 0.8546], "yaxis": "y"}, {"hovertemplate": "dbscsan cluster=51<br>1d=%{x}<br>2d=%{y}<extra></extra>", "legendgroup": "51", "marker": {"color": "#00cc96", "symbol": "circle"}, "mode": "markers", "name": "51", "showlegend": true, "type": "scattergl", "x": [3.904, 4.919, 3.897, 3.624, 2.826, 2.856, 2.944, 1.267, 1.058, 1.265, 2.544, 3.572, 3.805, 3.472, 2.021, 2.759, 2.438, 0.5938, 0.9556, 0.3437, -0.273, -1.748], "xaxis": "x", "y": [1.209, 1.227, 1.187, 1.207, 1.246, 1.212, 1.244, 0.5404, 0.5191, 0.598, 1.268, 1.265, 1.265, 1.181, 0.6632, 0.5778, 0.6545, 1.209, 1.112, 0.4406, 0.8284, 0.9967], "yaxis": "y"}, {"hovertemplate": "dbscsan cluster=52<br>1d=%{x}<br>2d=%{y}<extra></extra>", "legendgroup": "52", "marker": {"color": "#ab63fa", "symbol": "circle"}, "mode": "markers", "name": "52", "showlegend": true, "type": "scattergl", "x": [5.271, 5.413, 4.959, 4.928, 7.552, 8.863, 8.25, 6.966], "xaxis": "x", "y": [1.821, 1.826, 1.818, 1.817, 2.058, 2.129, 2.109, 2.075], "yaxis": "y"}, {"hovertemplate": "dbscsan cluster=53<br>1d=%{x}<br>2d=%{y}<extra></extra>", "legendgroup": "53", "marker": {"color": "#FFA15A", "symbol": "circle"}, "mode": "markers", "name": "53", "showlegend": true, "type": "scattergl", "x": [-0.8486, -0.983, -2.53, 0.443, 0.4029, 0.3066, -1.625, -2.556, -1.511, -1.622, -1.755, -0.1489, -0.387, -0.3995], "xaxis": "x", "y": [-0.9782, -0.6715, -0.5524, -0.4103, -0.3896, -0.4, -0.5574, -0.6752, -0.9814, -0.1103, -0.0273, -0.004811, -0.01996, 0.03666], "yaxis": "y"}, {"hovertemplate": "dbscsan cluster=54<br>1d=%{x}<br>2d=%{y}<extra></extra>", "legendgroup": "54", "marker": {"color": "#19d3f3", "symbol": "circle"}, "mode": "markers", "name": "54", "showlegend": true, "type": "scattergl", "x": [0.1049, 0.2169, -1.379, 0.0581, -0.1138, -1.16, 0.0296, -0.06881], "xaxis": "x", "y": [-0.5343, -0.5234, -0.3224, -0.03882, -0.2665, -0.247, -0.06102, -0.3611], "yaxis": "y"}, {"hovertemplate": "dbscsan cluster=55<br>1d=%{x}<br>2d=%{y}<extra></extra>", "legendgroup": "55", "marker": {"color": "#FF6692", "symbol": "circle"}, "mode": "markers", "name": "55", "showlegend": true, "type": "scattergl", "x": [4.495, 4.475, 4.954, 2.916, 3.882, 3.29, 3.978, 3.673, 5.118, 5.736, 5.521, 5.753, 5.846, 5.578, 6.183, 5.023, 4.862, 4.391, 5.444, 5.435, 4.973, 5.169, 4.735, 4.71, 5.499, 5.293, 5.951, 5.361, 5.998, 4.907, 4.915, 4.745, 5.328], "xaxis": "x", "y": [-0.366, -0.3368, -0.292, -0.8953, -0.8348, -0.09024, -0.07551, -0.05584, -0.08759, -0.04588, -0.08521, -0.04097, -0.5893, -0.5468, -0.5493, -0.2278, -0.3029, -0.2628, -0.259, -0.2886, -0.2742, -0.2624, 0.009736, -0.0204, 0.01983, 0.005737, -0.328, -0.3558, -0.3572, -0.2041, -0.2096, -0.2076, -0.1814], "yaxis": "y"}, {"hovertemplate": "dbscsan cluster=56<br>1d=%{x}<br>2d=%{y}<extra></extra>", "legendgroup": "56", "marker": {"color": "#B6E880", "symbol": "circle"}, "mode": "markers", "name": "56", "showlegend": true, "type": "scattergl", "x": [-1.093, -0.6605, -1.332, -2.432, -2.848, -2.883, -2.523, -2.653, -1.752, -1.598, -1.799, -5.276, -2.409, -1.946], "xaxis": "x", "y": [2.647, 2.67, 2.656, 1.64, 1.649, 1.886, 1.867, 1.284, 2.879, 3.099, 2.846, 2.274, 2.735, 2.687], "yaxis": "y"}, {"hovertemplate": "dbscsan cluster=57<br>1d=%{x}<br>2d=%{y}<extra></extra>", "legendgroup": "57", "marker": {"color": "#FF97FF", "symbol": "circle"}, "mode": "markers", "name": "57", "showlegend": true, "type": "scattergl", "x": [1.997, 2.109, 1.844, 3.175, 3.024, 2.881, 2.697, 0.7042, 0.6322, 0.8878, 0.5116, 1.398, 1.826, 1.367, 1.997, 1.973, 2.085, 1.845, 2.544, 2.07, 1.646, 2.0, 1.736, 1.508, 1.704, 1.082, 1.523, 1.387, 1.274, 2.434, 1.855, 2.072, 1.927], "xaxis": "x", "y": [2.83, 2.841, 2.84, 3.606, 3.623, 3.611, 3.62, 3.831, 3.799, 3.822, 3.81, 2.871, 2.957, 2.87, 3.416, 3.386, 3.397, 3.426, 3.107, 3.05, 3.064, 3.104, 3.22, 3.299, 3.218, 3.594, 3.616, 3.626, 3.615, 3.444, 3.477, 3.476, 3.457], "yaxis": "y"}, {"hovertemplate": "dbscsan cluster=58<br>1d=%{x}<br>2d=%{y}<extra></extra>", "legendgroup": "58", "marker": {"color": "#FECB52", "symbol": "circle"}, "mode": "markers", "name": "58", "showlegend": true, "type": "scattergl", "x": [4.11, 3.935, 3.64, 4.514, 5.648, 5.231, 5.918, 3.666, 3.706, 4.049, 5.18, 5.066, 4.945, 4.851, 5.347, 5.403, 5.37, 5.184, 3.186, 2.617], "xaxis": "x", "y": [1.019, 1.006, 1.004, 0.994, 1.045, 1.002, 1.061, 1.114, 1.145, 1.149, 1.516, 1.498, 1.509, 1.506, 1.303, 1.283, 1.275, 1.276, 1.563, 1.53], "yaxis": "y"}, {"hovertemplate": "dbscsan cluster=59<br>1d=%{x}<br>2d=%{y}<extra></extra>", "legendgroup": "59", "marker": {"color": "#636efa", "symbol": "circle"}, "mode": "markers", "name": "59", "showlegend": true, "type": "scattergl", "x": [4.686, 4.765, 4.94, 3.128, 3.698, 3.434, 3.823, 3.938, 3.807], "xaxis": "x", "y": [1.071, 1.074, 1.087, 0.8579, 0.8951, 0.894, 1.351, 1.26, 1.35], "yaxis": "y"}], "layout": {"legend": {"title": {"text": "dbscsan cluster"}, "tracegroupgap": 0}, "title": {"text": "t-SNE"}, "xaxis": {"anchor": "y", "domain": [0, 1], "title": {"text": "1d"}}, "yaxis": {"anchor": "x", "domain": [0, 1], "title": {"text": "2d"}}}}
